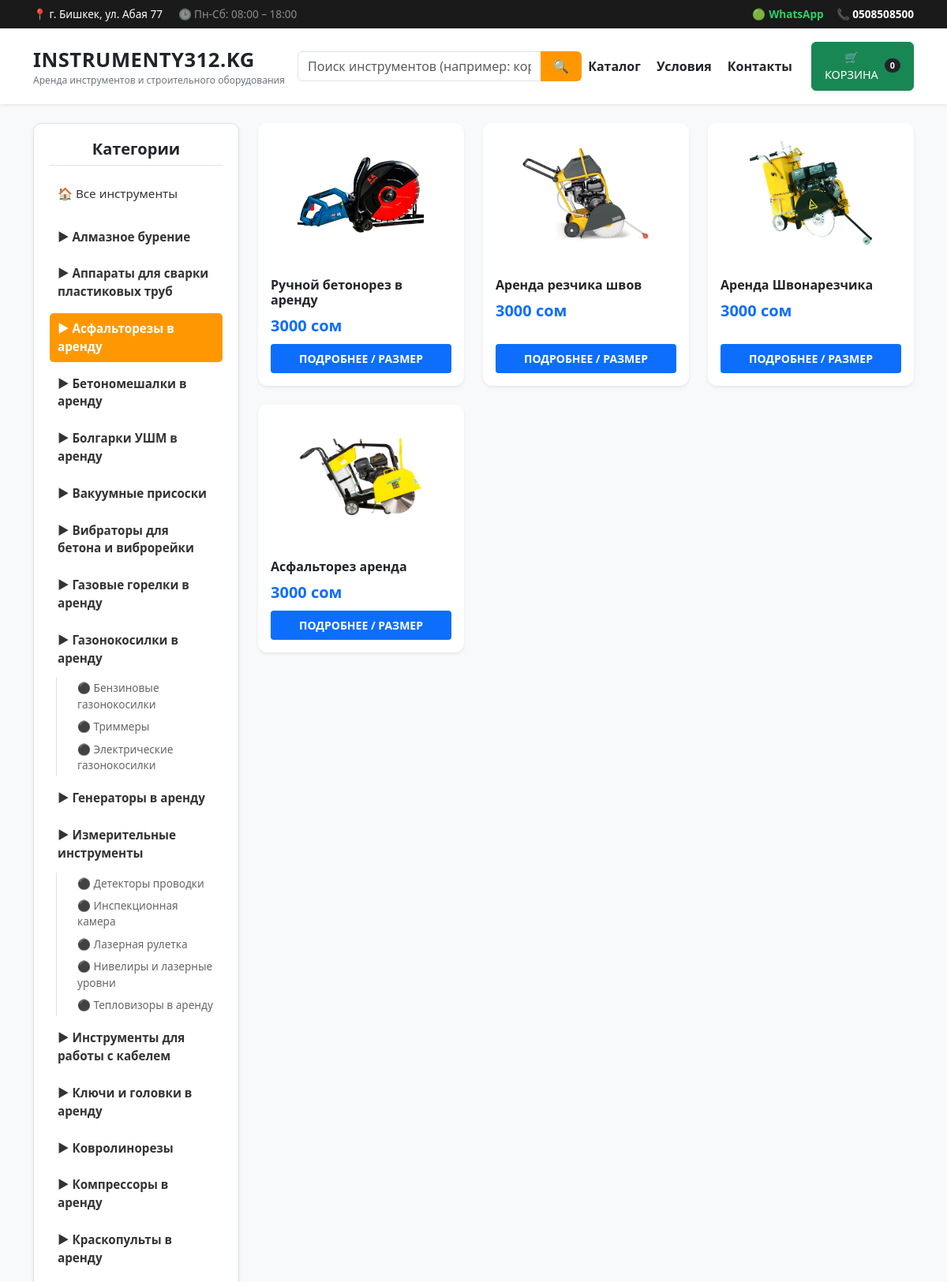
Screenshot of /?category=3 (upper part) with the database file from the repository.
### catalog/models.py (models this page shows, shortened)
class Category(models.Model):
    name = models.CharField(max_length=100, verbose_name="Категория")
    class Meta:
        verbose_name = "Категория"
        verbose_name_plural = "Категории"

class SubCategory(models.Model):
    category = models.ForeignKey(Category, on_delete=models.CASCADE, related_name='subcategories',
                                 verbose_name="Категория")
    name = models.CharField(max_length=100, verbose_name="Название подкатегории")
    class Meta:
        verbose_name = "Подкатегория"
        verbose_name_plural = "Подкатегории"

class Tool(models.Model):
    category = models.ForeignKey(Category, on_delete=models.CASCADE, verbose_name="Категория")
    subcategory = models.ForeignKey(SubCategory, on_delete=models.SET_NULL, null=True, blank=True,
                                    verbose_name="Подкатегория")
    title = models.CharField(max_length=200, verbose_name="Название товара/инструмента")
    description = models.TextField(verbose_name="Описание", blank=True, null=True)
    price_per_day = models.CharField(max_length=50, verbose_name="Цена в сутки (базовая)", blank=True, null=True)
    deposit = models.DecimalField(max_digits=10, decimal_places=2, verbose_name="Залог")
    image = models.ImageField(upload_to='tools/', verbose_name="Главное фото")
    is_available = models.BooleanField(default=True, verbose_name="Доступно сейчас")
    full_description = models.TextField(verbose_name="Полное описание", blank=True, null=True)
    class Meta:
        verbose_name = "Товар"
        verbose_name_plural = "Все товары (Инструменты)"

### catalog/views.py (the view)
# urls.py: path('', views.index, name='index'),
def index(request):
    cat_id = request.GET.get('category')
    sub_id = request.GET.get('subcategory')
    tools = Tool.objects.all()
    if sub_id:
        tools = tools.filter(subcategory_id=sub_id)
    elif cat_id:
        tools = tools.filter(category_id=cat_id)
    categories = Category.objects.prefetch_related('subcategories').all()
    return render(request, 'catalog/index.html', {
        'tools': tools,
        'categories': categories,
        'current_category': int(cat_id) if cat_id else None
    })

### catalog/templates/catalog/index.html (shortened to what this page needs)
{% load static %}
<!DOCTYPE html>
<html lang="ru">
<head>
    <link href="https://cdn.jsdelivr.net/npm/bootstrap@5.3.0/dist/css/bootstrap.min.css" rel="stylesheet">
    <link rel="stylesheet" href="{% static 'style.old.css' %}">
</head>
<body class="bg-light">
<header class="bg-white shadow-sm sticky-top mb-4">
    <div class="top-bar text-white py-2">
        <div class="container d-flex justify-content-between align-items-center flex-wrap gap-2">
            <div>
                <span class="me-3">📍 г. Бишкек, ул. Абая 77</span>
                <span class="text-white-50">🕒 Пн-Сб: 08:00 – 18:00</span>
            </div>
            <div class="d-flex align-items-center gap-3">
                <a href="https://wa.me/996508508500" class="btn-whatsapp d-flex align-items-center gap-1" target="_blank">
                    <span>🟢</span> WhatsApp
                </a>
                <a href="tel:+996702747714" class="text-white text-decoration-none fw-bold">
                    📞 0508508500
                </a>
            </div>
        </div>
    </div>
    <nav class="navbar navbar-expand-lg navbar-light py-3">
        <div class="container">
            <a class="navbar-brand d-inline-block" href="/">
                <span class="fw-bold text-dark logo-title">INSTRUMENTY312.KG</span>
                <span class="logo-subtitle">Аренда инструментов и строительного оборудования</span>
            </a>
            <div class="collapse navbar-collapse" id="headerNavbar">
                <form class="d-flex mx-auto my-3 my-lg-0 nav-search" style="width: 100%; max-width: 420px;" action="/search/" method="GET">
                    <div class="input-group">
                        <input type="text" name="q" class="form-control" placeholder="Поиск инструментов (например: коронка)..." aria-label="Поиск">
                        <button class="btn px-3" type="submit">🔍</button>
                    </div>
                </form>
                <ul class="navbar-nav mb-2 mb-lg-0 me-3 fw-semibold gap-1">
                    <li class="nav-item"><a class="nav-link text-dark" href="{% url 'index' %}">Каталог</a></li>
                    <li class="nav-item"><a class="nav-link text-dark" href="{% url 'условия' %}">Условия</a></li>
                    <li class="nav-item"><a class="nav-link text-dark" href="{% url 'контакты' %}">Контакты</a></li>
                </ul>
<a href="{% url 'cart_detail' %}" class="btn btn-success px-3 py-2 d-flex align-items-center gap-2 shadow-sm text-uppercase" style="font-size: 0.9rem;">
    <span>🛒 Корзина</span>
    <span class="badge bg-dark text-white rounded-pill">
        {% if request.session.cart %}{{ request.session.cart|length }}{% else %}0{% endif %}
    </span>
</a>
            </div>
        </div>
    </nav>
</header>
<div class="container">
    <div class="row">
        <div class="col-md-3 mb-4">
            <div class="sidebar shadow-sm border bg-white">
                <h5 class="mb-3 fw-bold text-center border-bottom pb-2">Категории</h5>
                <a href="/" class="category-link {% if not current_category and not request.GET.subcategory %}active{% endif %} mb-3">🏠 Все инструменты</a>
                {% for cat in categories %}
                    <div class="mb-2">
                        <a href="/?category={{ cat.id }}"
                           class="category-link {% if current_category == cat.id %}active{% endif %} fw-bold">
                           ▶ {{ cat.name }}
                        </a>
                        {% if cat.subcategories.all %}
                            <div class="ps-3 border-start ms-2 mt-1 mb-2">
                                {% for sub in cat.subcategories.all %}
                                    <a href="/?subcategory={{ sub.id }}"
                                       class="sub-link {% if request.GET.subcategory == sub.id|stringformat:'i' %}active-sub{% endif %}">
                                       ⚫ {{ sub.name }}
                                    </a>
                                {% endfor %}
                            </div>
                        {% endif %}
                    </div>
                {% endfor %}
            </div>
        </div>
        <div class="col-md-9">
            <div class="row row-cols-2 row-cols-md-3 g-2 g-md-4">
                {% for tool in tools %}
                <div class="col">
                    <div class="card h-100 border-0 shadow-sm tool-card">
                        <a href="{% url 'tool_detail' tool.pk %}">
                            {% if tool.image %}
                                <img src="{{ tool.image.url }}" class="card-img-top" alt="{{ tool.title }}">
                            {% else %}
                                <div class="bg-secondary text-white text-center py-5" style="height: 180px;">Нет фото</div>
                            {% endif %}
                        </a>
                        <div class="card-body d-flex flex-column">
                            <h6 class="card-title fw-bold mb-2">
                                <a href="{% url 'tool_detail' tool.pk %}" class="tool-title-link">
                                    {{ tool.title }}
                                </a>
                            </h6>
                            <div class="mb-2">
                                <span class="text-primary fw-bold fs-5">{{ tool.price_per_day }}</span>
                            </div>
                            <div class="mt-auto d-grid gap-2">
                                <a href="{% url 'tool_detail' tool.pk %}" class="btn btn-orange btn-sm text-uppercase py-2">Подробнее / Размер</a>
                            </div>
                        </div>
                    </div>
                </div>
                {% empty %}
                <div class="col-12 text-center py-5">
                    <p class="text-muted">В этой категории пока нет инструментов.</p>
                </div>
                {% endfor %}
            </div>
        </div>
    </div>
</div>
</body>
</html>

### catalog/templates/catalog/index.html (style rules this page uses)
.top-bar { background-color: #1a1a1a; font-size: 0.85rem; }
.navbar-brand .logo-title { font-size: 1.6rem; letter-spacing: 0.5px; }
.navbar-brand .logo-subtitle { font-size: 0.75rem; color: #6c757d; display: block; margin-top: -3px; }
.btn-whatsapp { color: #25D366; font-weight: bold; text-decoration: none; transition: 0.2s; }
.nav-search .form-control { border-radius: 6px 0 0 6px; }
.nav-search .btn { border-radius: 0 6px 6px 0; background-color: #ff9800; color: white; border: none; }
.btn-orange { background-color: #0d6efd; color: white; font-weight: bold; transition: 0.3s; border: none; }
.sidebar { background: #f8f9fa; padding: 20px; border-radius: 10px; min-height: 80vh; }
.category-link { text-decoration: none; color: #333; display: block; padding: 8px 10px; border-radius: 5px; margin-bottom: 5px; font-size: 0.95rem; }
.category-link.active { background: #ff9800; color: white; }
.tool-card { transition: 0.3s; border-radius: 12px; overflow: hidden; }
.tool-card img { height: 180px; object-fit: contain; background: #fff; padding: 10px; cursor: pointer; }
.tool-title-link { text-decoration: none; color: inherit; }
.sub-link { font-size: 0.85rem; padding: 4px 10px; color: #666; transition: 0.2s; text-decoration: none; display: block; border-radius: 4px; }

### rows the page displays
Category: name "Алмазное бурение"
Category: name "Аппараты для сварки пластиковых труб"
Category: name "Асфальторезы в аренду"
Category: name "Бетономешалки в аренду"
Category: name "Болгарки УШМ в аренду"
Category: name "Вакуумные присоски"
Category: name "Вибраторы для бетона и виброрейки"
Category: name "Газовые горелки в аренду"
Category: name "Газонокосилки в аренду"
SubCategory: name "Бензиновые газонокосилки"
SubCategory: name "Триммеры"
SubCategory: name "Электрические газонокосилки"
Category: name "Генераторы в аренду"
Category: name "Измерительные инструменты"
SubCategory: name "Детекторы проводки"
SubCategory: name "Инспекционная камера"
SubCategory: name "Лазерная рулетка"
SubCategory: name "Нивелиры и лазерные уровни"
SubCategory: name "Тепловизоры в аренду"
Category: name "Инструменты для работы с кабелем"
Category: name "Ключи и головки в аренду"
Category: name "Ковролинорезы"
Category: name "Компрессоры в аренду"
Category: name "Краскопульты в аренду"
Tool: image (picture), title "Ручной бетонорез в аренду", price_per_day "3000 сом"
Tool: image (picture), title "Аренда резчика швов", price_per_day "3000 сом"
Tool: image (picture), title "Аренда Швонарезчика", price_per_day "3000 сом"
Tool: image (picture), title "Асфальторез аренда", price_per_day "3000 сом"
